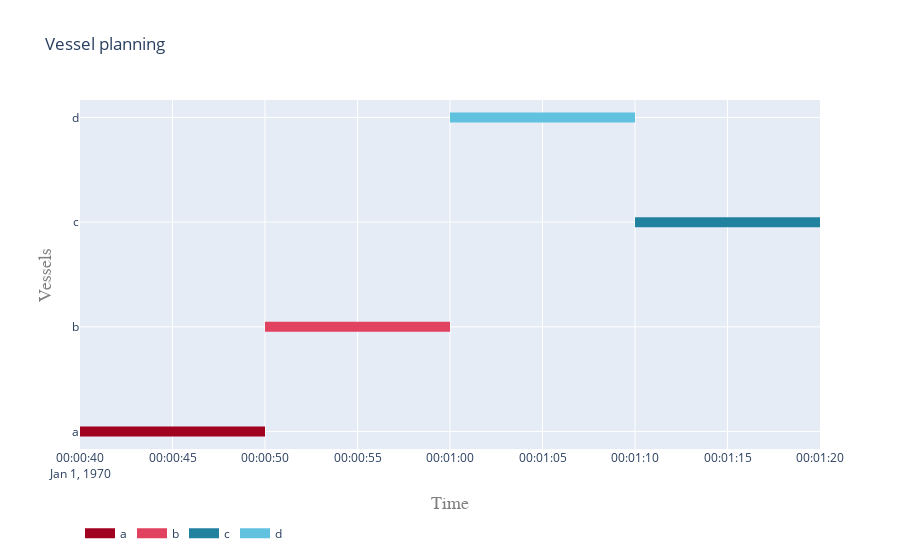

Source (notebook cell):
### Code cell
plot.vessel_planning([a,b,c,d])

### Figure 1 — Plotly figure (JSON) as saved in the notebook; plotly's stock layout.template omitted (floating-point values rounded to 4 significant figures)
{"data": [{"connectgaps": false, "hoverinfo": "y+name", "line": {"color": "rgb(161,2,32)", "width": 10}, "mode": "lines", "name": "a", "type": "scatter", "x": ["1970-01-01T00:00:40", "1970-01-01T00:00:40", "1970-01-01T00:00:50", "1970-01-01T00:00:50", "1970-01-01T00:00:50"], "y": ["a", "a", "a", "a", null]}, {"connectgaps": false, "hoverinfo": "y+name", "line": {"color": "rgb(225,66,96)", "width": 10}, "mode": "lines", "name": "b", "type": "scatter", "x": ["1970-01-01T00:00:50", "1970-01-01T00:00:50", "1970-01-01T00:01:00", "1970-01-01T00:01:00", "1970-01-01T00:01:00"], "y": ["b", "b", "b", "b", null]}, {"connectgaps": false, "hoverinfo": "y+name", "line": {"color": "rgb(33,130,160)", "width": 10}, "mode": "lines", "name": "c", "type": "scatter", "x": ["1970-01-01T00:01:10", "1970-01-01T00:01:10", "1970-01-01T00:01:20", "1970-01-01T00:01:20", "1970-01-01T00:01:20"], "y": ["c", "c", "c", "c", null]}, {"connectgaps": false, "hoverinfo": "y+name", "line": {"color": "rgb(97,194,224)", "width": 10}, "mode": "lines", "name": "d", "type": "scatter", "x": ["1970-01-01T00:01:00", "1970-01-01T00:01:00", "1970-01-01T00:01:10", "1970-01-01T00:01:10", "1970-01-01T00:01:10"], "y": ["d", "d", "d", "d", null]}], "layout": {"hovermode": "closest", "legend": {"orientation": "h", "x": 0, "y": -0.2}, "title": {"text": "Vessel planning"}, "xaxis": {"range": ["1970-01-01T00:00:40", "1970-01-01T00:01:20"], "title": {"font": {"color": "#7f7f7f", "family": "Courier New, monospace", "size": 18}, "text": "Time"}}, "yaxis": {"title": {"font": {"color": "#7f7f7f", "family": "Courier New, monospace", "size": 18}, "text": "Vessels"}}}}
